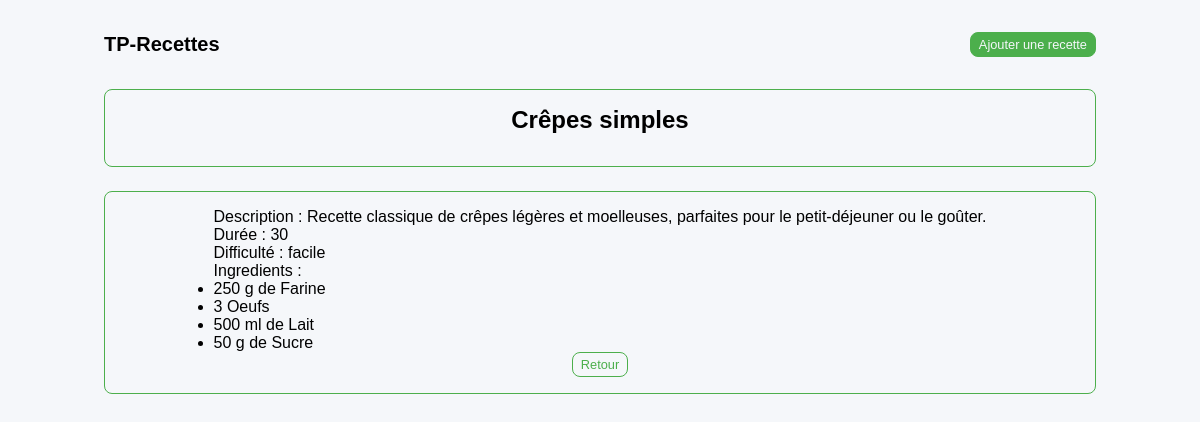
Page /index.php?act=read&id=1 on the committed database.
### tables this page shows
CREATE TABLE IF NOT EXISTS `recipes` (
  `id` int UNSIGNED NOT NULL AUTO_INCREMENT,
  `name` varchar(255) NOT NULL,
  `description` text,
  `duration` int NOT NULL,
  `difficulty` enum('facile','normale','difficile') NOT NULL,
  PRIMARY KEY (`id`)
);

CREATE TABLE IF NOT EXISTS `ingredients_recipes` (
  `id` int UNSIGNED NOT NULL AUTO_INCREMENT,
  `ingredient_id` int UNSIGNED NOT NULL,
  `recipe_id` int UNSIGNED NOT NULL,
  `quantity` decimal(6,2) NOT NULL,
  `unity` varchar(255) NOT NULL,
  PRIMARY KEY (`id`),
  KEY `ingredients_recipes_recipe_id_foreign` (`recipe_id`),
  KEY `ingredients_recipes_ingredient_id_foreign` (`ingredient_id`)
);

CREATE TABLE IF NOT EXISTS `ingredients` (
  `id` int UNSIGNED NOT NULL AUTO_INCREMENT,
  `name` varchar(255) NOT NULL,
  PRIMARY KEY (`id`)
);

### Classes/Functions.php (called while the page is built, shortened)
<?php
class Func {
    public function convert_unity(string $unity): string {
        switch ($unity) {
            case 'unités':
                $return = "";
                break;
            default:
                $return = $unity." de ";
                break;
        }
        return $return;
    }
}

### sources/read.php (the view, shortened to what this page needs)
<?php
if ( !isset($_GET['id']) OR empty($_GET['id']) OR trim($_GET['id']) == "" ) {
    header('Location: ./');
	die;
} else {
    $id = trim(htmlspecialchars($_GET['id']));
}
$sql = "SELECT id, name, description, duration, difficulty
        FROM recipes
        WHERE id = :id";
$req = $bdd->prepare($sql);
$req->bindParam(":id", $id, PDO::PARAM_INT);
$req->execute();
$recipe = $req->fetch(PDO::FETCH_ASSOC);
if(!$recipe) {
    header('Location: ./index.php?act=404');
	die;
} else {
    $sql = "SELECT i.id, i.name, ir.ingredient_id, ir.quantity, ir.unity
            FROM ingredients AS i
            JOIN ingredients_recipes AS ir ON i.id = ir.ingredient_id
            WHERE ir.recipe_id = ".$recipe['id'];
    $req = $bdd->prepare($sql);
    $req->execute();
    $ingredients = $req->fetchAll(PDO::FETCH_ASSOC);
}
?>
<main class="wrapper">
    <section class="section">
        <h1><?= $recipe['name'] ?></h1>
    </section>
    <section class="section">
        <div>
            <div>Description : <?= $recipe['description'] ?></div>
            <div>Durée : <?= $recipe['duration'] ?></div>
            <div>Difficulté : <?= $recipe['difficulty'] ?></div>
            <div>
                Ingredients :
                <ul>
<?php foreach ($ingredients as $ingredient):
$quantity = ceil($ingredient['quantity']);
$unity = $func->convert_unity($ingredient['unity']);
?>
                    <li><?= $quantity." ".$unity . $ingredient['name'] ?></li>
<?php endforeach; ?>
                </ul>
            </div>
        </div>
        <a href="<?= PATH ?>"><button class="button-secondary">Retour</button></a>
    </section>
</main>

### includes/head.inc.php (shortened to what this page needs)
<!DOCTYPE html>
<html lang="fr">
<head>
    <link rel="stylesheet" href="assets/css/style.css">
</head>
<body>

### includes/header.inc.php (shortened to what this page needs)
<header class="wrapper">
    <nav>
        <div class="logo"><a href="<?= PATH  ?>">TP-Recettes</a></div>
        <div class="menus">
            <ul>
                <li><a href="<?= PATH ?>index.php?act=create"><button class="button-primary">Ajouter une recette</button></a></li>
            </ul>
        </div>
    </nav>
</header>

### index.php (shortened to what this page needs)
<?php
require_once PATH_REQUIRE."Classes/Functions.php";
$func = new Func();
require_once PATH_REQUIRE."includes/head.inc.php";
require_once PATH_REQUIRE."includes/header.inc.php";
if ( isset($_GET['act']) AND !empty($_GET['act']) ) {
    $action = trim(strtolower($_GET['act']));
} else {
    $action = "read_list";
}
$allPages = scandir(PATH_REQUIRE."sources/");
if( in_array( $action.".php", $allPages) ) {
    require_once PATH_REQUIRE."sources/".$action.".php";
} else {
    require_once PATH_REQUIRE."sources/404.php";
}

### assets/css/style.css (style rules this page uses)
:root { --wrapper-desktop: 1152px; --wrapper-laptops : 992px; --wrapper-tablets : 768px; --wrapper-phones : 640px; --primary-color: #4CAF4C; --secondary-color: #d6b602; --tertiary-color: #FF0000; --neutral-color: #F5F7FA; --accent-color: #0000FF; --warning-color: #FF0000; --succes-color: #4CAF4C; --bg-color1: #FCFCFC; --bg-color2: #CCCCCC; --Neutral-Silver: #F5F7FA; --Neutral-White: #FFFFFF; --global-radius: 8px; --base-font: sans-serif; }
body { font-family: var(--base-font); font-size: 1rem; background-color: var(--neutral-color); }
.wrapper { margin: 0px auto; width: var(--wrapper-desktop); }
button { padding: 4px 8px; border: 1px solid var(--primary-color); border-radius: var(--global-radius); cursor: pointer; font-size: 0.80rem; font-weight: 500; }
.button-primary { color: var(--neutral-color); background-color: var(--primary-color); }
.button-secondary { color: var(--primary-color); background-color: var(--neutral-color); }
h1 { padding-bottom: 16px; }
nav { display: flex; justify-content: space-between; align-items: center; padding: 32px 0; }
.logo a { font-size: 1.25rem; font-weight: 600; color: black; text-decoration: none; }
.menus ul { display: flex; gap: 24px; list-style-type: none; }
.menus a { font-size: 1.125rem; color: black; text-decoration: none; }
section { padding: 16px 0; margin-bottom: 24px; border-radius: var(--global-radius); border: 1px solid var(--primary-color); }
.section { display: flex; flex-direction: column; align-items: center; }
@media (max-width: 1252px) { .wrapper { width: var(--wrapper-laptops); } }

### rows in the picture
recipes: name "Crêpes simples", description "Recette classique de crêpes légères et moelleuses, parfaites pour le petit-déjeuner ou le goûter.", duration "30", difficulty "facile"
ingredients_recipes: quantity "250", unity "g de", ingredient.name "Farine"
ingredients_recipes: quantity "3", ingredient.name "Oeufs"
ingredients_recipes: quantity "500", unity "ml de", ingredient.name "Lait"
ingredients_recipes: quantity "50", unity "g de", ingredient.name "Sucre"
